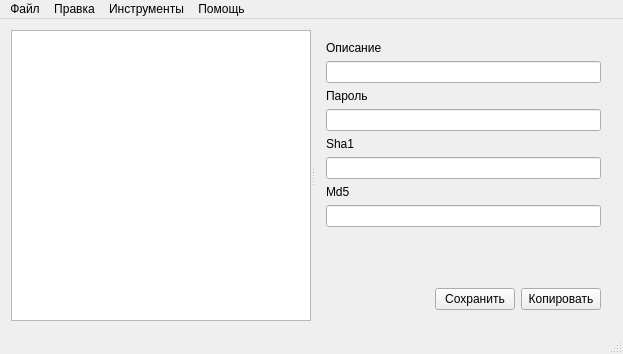
<?xml version="1.0" encoding="UTF-8"?>
<ui version="4.0">
 <class>MainWindow</class>
 <widget class="QMainWindow" name="MainWindow">
  <property name="geometry">
   <rect>
    <x>0</x>
    <y>0</y>
    <width>623</width>
    <height>354</height>
   </rect>
  </property>
  <property name="windowTitle">
   <string>Password Keeper</string>
  </property>
  <property name="windowIcon">
   <iconset resource="res.qrc">
    <normaloff>:/image/window/image/main.png</normaloff>:/image/window/image/main.png</iconset>
  </property>
  <widget class="QWidget" name="centralWidget">
   <layout class="QGridLayout" name="gridLayout">
    <item row="1" column="0">
     <widget class="QSplitter" name="splitter">
      <property name="orientation">
       <enum>Qt::Horizontal</enum>
      </property>
      <widget class="QVectorTreeWidget" name="treeWidget">
       <property name="maximumSize">
        <size>
         <width>300</width>
         <height>16777215</height>
        </size>
       </property>
       <property name="columnCount">
        <number>1</number>
       </property>
       <attribute name="headerVisible">
        <bool>false</bool>
       </attribute>
       <attribute name="headerDefaultSectionSize">
        <number>70</number>
       </attribute>
       <column>
        <property name="text">
         <string>Text</string>
        </property>
       </column>
      </widget>
      <widget class="QWidget" name="verticalLayoutWidget">
       <layout class="QVBoxLayout" name="verticalLayout">
        <item>
         <widget class="QLabel" name="label_1">
          <property name="text">
           <string>Описание</string>
          </property>
         </widget>
        </item>
        <item>
         <widget class="QLineEdit" name="lineEdit_Desc"/>
        </item>
        <item>
         <widget class="QLabel" name="label_2">
          <property name="text">
           <string>Пароль</string>
          </property>
         </widget>
        </item>
        <item>
         <widget class="QLineEdit" name="lineEdit_Passwd"/>
        </item>
        <item>
         <widget class="QLabel" name="label_3">
          <property name="text">
           <string>Sha1</string>
          </property>
         </widget>
        </item>
        <item>
         <widget class="QLineEdit" name="lineEdit_Sha">
          <property name="readOnly">
           <bool>true</bool>
          </property>
         </widget>
        </item>
        <item>
         <widget class="QLabel" name="label_4">
          <property name="text">
           <string>Md5</string>
          </property>
         </widget>
        </item>
        <item>
         <widget class="QLineEdit" name="lineEdit_md">
          <property name="readOnly">
           <bool>true</bool>
          </property>
         </widget>
        </item>
        <item>
         <spacer name="verticalSpacer">
          <property name="orientation">
           <enum>Qt::Vertical</enum>
          </property>
          <property name="sizeType">
           <enum>QSizePolicy::Expanding</enum>
          </property>
          <property name="sizeHint" stdset="0">
           <size>
            <width>20</width>
            <height>40</height>
           </size>
          </property>
         </spacer>
        </item>
        <item>
         <layout class="QHBoxLayout" name="horizontalLayout">
          <item>
           <spacer name="horizontalSpacer">
            <property name="orientation">
             <enum>Qt::Horizontal</enum>
            </property>
            <property name="sizeHint" stdset="0">
             <size>
              <width>40</width>
              <height>20</height>
             </size>
            </property>
           </spacer>
          </item>
          <item>
           <widget class="QPushButton" name="pushButton_Save">
            <property name="text">
             <string>Сохранить</string>
            </property>
           </widget>
          </item>
          <item>
           <widget class="QPushButton" name="pushButton">
            <property name="text">
             <string>Копировать</string>
            </property>
           </widget>
          </item>
         </layout>
        </item>
       </layout>
      </widget>
     </widget>
    </item>
   </layout>
  </widget>
  <widget class="QStatusBar" name="statusBar"/>
  <widget class="QMenuBar" name="menuBar">
   <property name="geometry">
    <rect>
     <x>0</x>
     <y>0</y>
     <width>623</width>
     <height>25</height>
    </rect>
   </property>
   <widget class="QMenu" name="menuFile">
    <property name="title">
     <string>Файл</string>
    </property>
    <addaction name="actionNewjail"/>
    <addaction name="separator"/>
    <addaction name="actionOpen"/>
    <addaction name="actionSave"/>
    <addaction name="actionSave_as"/>
    <addaction name="separator"/>
    <addaction name="actionClose"/>
   </widget>
   <widget class="QMenu" name="menuEdit">
    <property name="title">
     <string>Правка</string>
    </property>
    <addaction name="actionNewRoot"/>
    <addaction name="separator"/>
    <addaction name="actionNewChild"/>
    <addaction name="actionSaveChild"/>
    <addaction name="actionDeleteItem"/>
    <addaction name="separator"/>
    <addaction name="actionCopyToClipbrd"/>
   </widget>
   <widget class="QMenu" name="menuTools">
    <property name="title">
     <string>Инструменты</string>
    </property>
    <addaction name="actionGenHardPass"/>
    <addaction name="actionGenEasyPass"/>
    <addaction name="separator"/>
    <addaction name="actionGetMD4"/>
    <addaction name="actionGetMD5"/>
    <addaction name="actionGetSha1"/>
   </widget>
   <widget class="QMenu" name="menuHelp">
    <property name="title">
     <string>Помощь</string>
    </property>
    <addaction name="actionAboutQt"/>
    <addaction name="actionAbout"/>
    <addaction name="separator"/>
    <addaction name="actionSendEmail"/>
   </widget>
   <addaction name="menuFile"/>
   <addaction name="menuEdit"/>
   <addaction name="menuTools"/>
   <addaction name="menuHelp"/>
  </widget>
  <action name="actionNewjail">
   <property name="text">
    <string>Создать хранилище</string>
   </property>
  </action>
  <action name="actionOpen">
   <property name="text">
    <string>Открыть</string>
   </property>
  </action>
  <action name="actionSave">
   <property name="text">
    <string>Сохранить</string>
   </property>
  </action>
  <action name="actionSave_as">
   <property name="text">
    <string>Сохранить как...</string>
   </property>
  </action>
  <action name="actionClose">
   <property name="text">
    <string>Выход</string>
   </property>
  </action>
  <action name="actionNewRoot">
   <property name="text">
    <string>Создать раздел</string>
   </property>
  </action>
  <action name="actionNewChild">
   <property name="text">
    <string>Создать запись</string>
   </property>
  </action>
  <action name="actionSaveChild">
   <property name="text">
    <string>Сохранить изменения</string>
   </property>
  </action>
  <action name="actionDeleteItem">
   <property name="text">
    <string>Удалить</string>
   </property>
  </action>
  <action name="actionCopyToClipbrd">
   <property name="text">
    <string>Копировать в буфер обмена</string>
   </property>
  </action>
  <action name="actionAboutQt">
   <property name="text">
    <string>О Qt5</string>
   </property>
  </action>
  <action name="actionAbout">
   <property name="text">
    <string>О программе...</string>
   </property>
  </action>
  <action name="actionGenHardPass">
   <property name="text">
    <string>Сгенерировать сложный пароль</string>
   </property>
  </action>
  <action name="actionGenEasyPass">
   <property name="text">
    <string>Сгенерировать лёгкий пароль</string>
   </property>
  </action>
  <action name="actionGetMD5">
   <property name="text">
    <string>Получить хеш MD5 </string>
   </property>
   <property name="toolTip">
    <string>Получить хеш MD5</string>
   </property>
  </action>
  <action name="actionGetSha1">
   <property name="text">
    <string>Получить хеш Sha1</string>
   </property>
   <property name="toolTip">
    <string>Получить хеш Sha1</string>
   </property>
  </action>
  <action name="actionGetMD4">
   <property name="text">
    <string>Получить хеш MD4</string>
   </property>
  </action>
  <action name="actionSendEmail">
   <property name="text">
    <string>Сообщить о проблеме...</string>
   </property>
  </action>
 </widget>
 <layoutdefault spacing="6" margin="11"/>
 <customwidgets>
  <customwidget>
   <class>QVectorTreeWidget</class>
   <extends>QTreeWidget</extends>
   <header>qvectortreewidget.h</header>
   <slots>
    <signal>canDestroy()</signal>
   </slots>
  </customwidget>
 </customwidgets>
 <resources>
  <include location="res.qrc"/>
 </resources>
 <connections/>
</ui>
